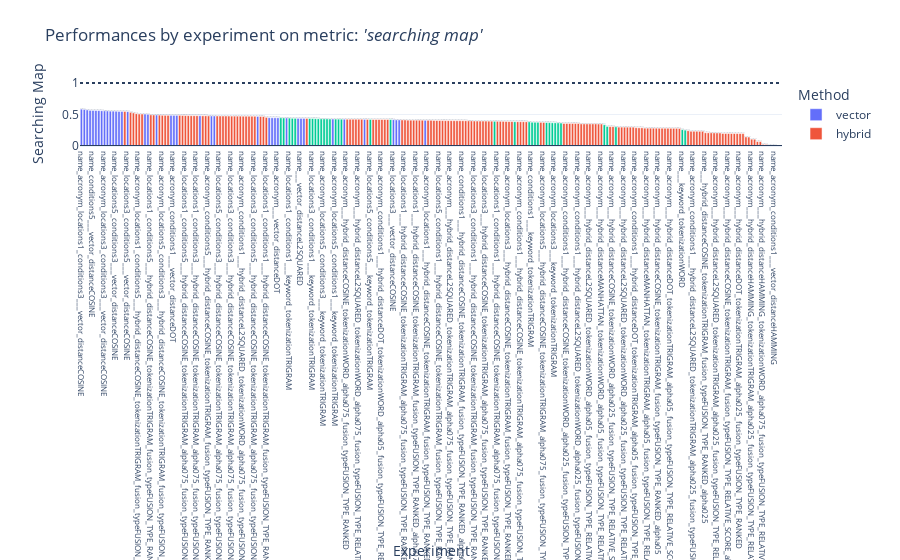

Notebook code for this chart:
### Code cell
### Visualize performances ###

for metric_name in ["metrics.searching_map"]:
    fig = (
        px.bar(
            df, 
            x="tags.mlflow.runName", 
            y=metric_name, 
            color="params.searching_method", 
            text_auto=".3f", 

            category_orders={"tags.mlflow.runName": df["tags.mlflow.runName"].tolist()}, 
            labels={
                metric_name: metric_name.split(".")[-1].replace("_", " ").title(), 
                "params.searching_method": "Method", 
                "tags.mlflow.runName": "Experiment", 
            }, 
            title=f"Performances by experiment on metric: <i>'{metric_name.split('.')[-1].replace('_', ' ').lower()}'</i>", 
            template="plotly_white", 
        )
        .update_xaxes(tickfont_size=7.5)
        .update_yaxes(rangemode="tozero").add_hline(0, line_dash="solid").add_hline(1, line_dash="dot")
    )
    fig.show()

### Figure 1 — Plotly figure (JSON) as saved in the notebook; plotly's stock layout.template omitted (floating-point values rounded to 4 significant figures; data arrays with more than 128 entries replaced by an {"elided": "..."} marker saying what was removed)
{"data": [{"hovertemplate": "Method=vector<br>Experiment=%{x}<br>Searching Map=%{y}<extra></extra>", "legendgroup": "vector", "marker": {"color": "#636efa", "pattern": {"shape": ""}}, "name": "vector", "orientation": "v", "showlegend": true, "textposition": "auto", "texttemplate": "%{y:.3f}", "type": "bar", "x": ["name_acronym_locations1_conditions3___vector_distanceCOSINE", "name_acronym_locations1_conditions5___vector_distanceCOSINE", "name_acronym_conditions3___vector_distanceCOSINE", "name_acronym_conditions5___vector_distanceCOSINE", "name_conditions5___vector_distanceCOSINE", "name_conditions3___vector_distanceCOSINE", "name_locations1_conditions3___vector_distanceCOSINE", "name_locations1_conditions5___vector_distanceCOSINE", "name_acronym_locations3_conditions3___vector_distanceCOSINE", "name_acronym_locations5_conditions3___vector_distanceCOSINE", "name_acronym_locations3_conditions5___vector_distanceCOSINE", "name_acronym_locations5_conditions5___vector_distanceCOSINE", "name_locations5_conditions3___vector_distanceCOSINE", "name_locations3_conditions3___vector_distanceCOSINE", "name_locations5_conditions5___vector_distanceCOSINE", "name_locations3_conditions5___vector_distanceCOSINE", "name_acronym_locations3_conditions1___vector_distanceCOSINE", "name_acronym_locations5_conditions1___vector_distanceCOSINE", "name_conditions1___vector_distanceCOSINE", "name_acronym_conditions1___vector_distanceL2SQUARED", "name_acronym_conditions1___vector_distanceDOT", "name_acronym_conditions1___vector_distanceCOSINE", "name_locations5_conditions1___vector_distanceCOSINE", "name_locations3_conditions1___vector_distanceCOSINE", "name_acronym_locations1_conditions1___vector_distanceCOSINE", "name_acronym_conditions1___vector_distanceMANHATTAN", "name_locations1_conditions1___vector_distanceCOSINE", "name_acronym___vector_distanceCOSINE", "name_acronym___vector_distanceL2SQUARED", "name_acronym___vector_distanceDOT", "name_acronym___vector_distanceMANHATTAN", "name___vector_distanceCOSINE", "name___vector_distanceL2SQUARED", "name___vector_distanceDOT", "name___vector_distanceMANHATTAN", "name_locations1___vector_distanceCOSINE", "name_acronym_locations1___vector_distanceCOSINE", "name_locations3___vector_distanceCOSINE", "name_locations5___vector_distanceCOSINE", "name_acronym_locations3___vector_distanceCOSINE", "name_acronym_locations5___vector_distanceCOSINE", "name_acronym_conditions1___vector_distanceHAMMING", "name___vector_distanceHAMMING", "name_acronym___vector_distanceHAMMING"], "xaxis": "x", "y": [0.5854, 0.581, 0.5733, 0.5658, 0.5642, 0.5632, 0.5624, 0.5599, 0.5579, 0.5565, 0.5537, 0.5536, 0.5519, 0.549, 0.5489, 0.5463, 0.5073, 0.5037, 0.492, 0.4868, 0.4868, 0.4868, 0.4806, 0.4777, 0.4776, 0.4696, 0.4498, 0.4482, 0.448, 0.448, 0.4456, 0.4386, 0.4386, 0.4384, 0.4284, 0.4253, 0.4225, 0.4188, 0.415, 0.4144, 0.4082, 0.005074, 0.0009818, 0.0009449], "yaxis": "y"}, {"hovertemplate": "Method=hybrid<br>Experiment=%{x}<br>Searching Map=%{y}<extra></extra>", "legendgroup": "hybrid", "marker": {"color": "#EF553B", "pattern": {"shape": ""}}, "name": "hybrid", "orientation": "v", "showlegend": true, "textposition": "auto", "texttemplate": "%{y:.3f}", "type": "bar", "x": {"elided": "164 str values"}, "xaxis": "x", "y": {"elided": "164 float values"}, "yaxis": "y"}, {"hovertemplate": "Method=keyword<br>Experiment=%{x}<br>Searching Map=%{y}<extra></extra>", "legendgroup": "keyword", "marker": {"color": "#00cc96", "pattern": {"shape": ""}}, "name": "keyword", "orientation": "v", "showlegend": true, "textposition": "auto", "texttemplate": "%{y:.3f}", "type": "bar", "x": ["name_locations1_conditions3___keyword_tokenizationTRIGRAM", "name_acronym_locations1_conditions3___keyword_tokenizationTRIGRAM", "name_locations1_conditions1___keyword_tokenizationTRIGRAM", "name_locations3_conditions3___keyword_tokenizationTRIGRAM", "name_acronym_locations3_conditions3___keyword_tokenizationTRIGRAM", "name_acronym_locations1_conditions1___keyword_tokenizationTRIGRAM", "name_locations3_conditions1___keyword_tokenizationTRIGRAM", "name_locations5_conditions3___keyword_tokenizationTRIGRAM", "name_locations5_conditions1___keyword_tokenizationTRIGRAM", "name_locations1_conditions5___keyword_tokenizationTRIGRAM", "name_acronym_locations5_conditions3___keyword_tokenizationTRIGRAM", "name_acronym_locations3_conditions1___keyword_tokenizationTRIGRAM", "name_acronym_locations1_conditions5___keyword_tokenizationTRIGRAM", "name_acronym_locations5_conditions1___keyword_tokenizationTRIGRAM", "name_locations3_conditions5___keyword_tokenizationTRIGRAM", "name_acronym_locations3_conditions5___keyword_tokenizationTRIGRAM", "name_locations5_conditions5___keyword_tokenizationTRIGRAM", "name_acronym_locations5_conditions5___keyword_tokenizationTRIGRAM", "name_locations1___keyword_tokenizationTRIGRAM", "name_conditions3___keyword_tokenizationTRIGRAM", "name_acronym_locations1___keyword_tokenizationTRIGRAM", "name_conditions1___keyword_tokenizationTRIGRAM", "name_locations3___keyword_tokenizationTRIGRAM", "name_acronym_conditions3___keyword_tokenizationTRIGRAM", "name_acronym_conditions1___keyword_tokenizationTRIGRAM", "name_conditions5___keyword_tokenizationTRIGRAM", "name_locations5___keyword_tokenizationTRIGRAM", "name_acronym_locations3___keyword_tokenizationTRIGRAM", "name_acronym_conditions5___keyword_tokenizationTRIGRAM", "name_acronym_locations5___keyword_tokenizationTRIGRAM", "name_acronym_conditions1___keyword_tokenizationWORD", "name___keyword_tokenizationTRIGRAM", "name_acronym___keyword_tokenizationTRIGRAM", "name___keyword_tokenizationWORD", "name_acronym___keyword_tokenizationWORD"], "xaxis": "x", "y": [0.4472, 0.4457, 0.4435, 0.4397, 0.4393, 0.4373, 0.436, 0.4336, 0.4326, 0.4315, 0.4313, 0.4307, 0.4285, 0.4277, 0.4267, 0.4258, 0.4212, 0.4196, 0.3922, 0.3862, 0.3839, 0.3774, 0.3768, 0.3765, 0.3725, 0.3717, 0.3692, 0.369, 0.3676, 0.3645, 0.3372, 0.3112, 0.3047, 0.2604, 0.2523], "yaxis": "y"}], "layout": {"barmode": "relative", "legend": {"title": {"text": "Method"}, "tracegroupgap": 0}, "shapes": [{"line": {"dash": "solid"}, "type": "line", "x0": 0, "x1": 1, "xref": "x domain", "y0": 0, "y1": 0, "yref": "y"}, {"line": {"dash": "dot"}, "type": "line", "x0": 0, "x1": 1, "xref": "x domain", "y0": 1, "y1": 1, "yref": "y"}], "title": {"text": "Performances by experiment on metric: <i>'searching map'</i>"}, "xaxis": {"anchor": "y", "categoryarray": {"elided": "243 str values"}, "categoryorder": "array", "domain": [0, 1], "tickfont": {"size": 7.5}, "title": {"text": "Experiment"}}, "yaxis": {"anchor": "x", "domain": [0, 1], "rangemode": "tozero", "title": {"text": "Searching Map"}}}}
